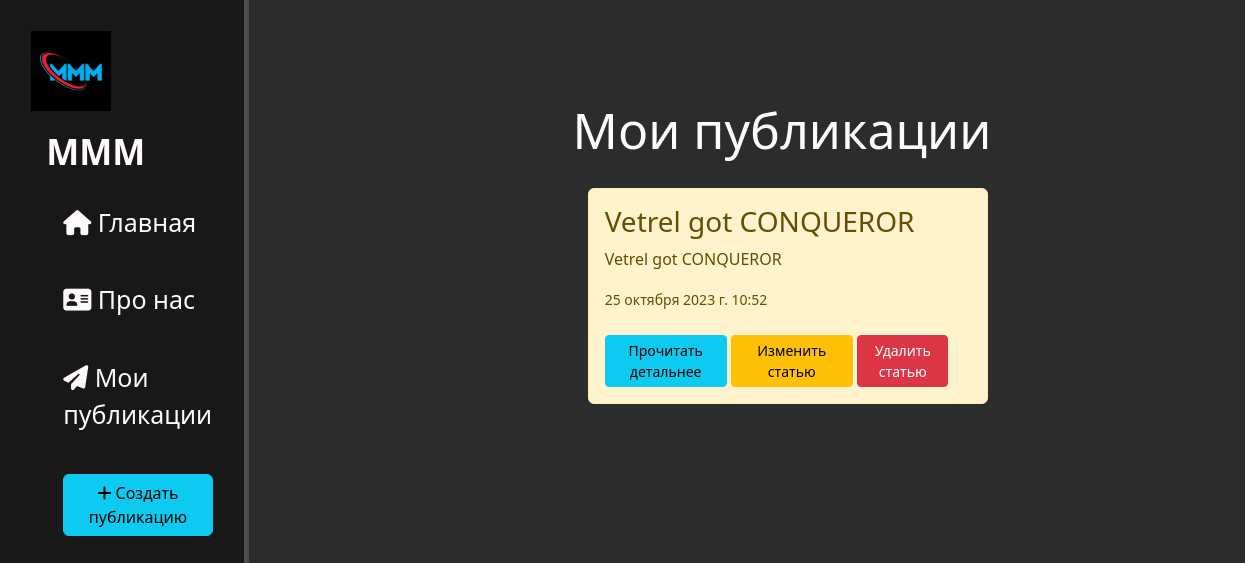
Before: /news/ with the older database file.
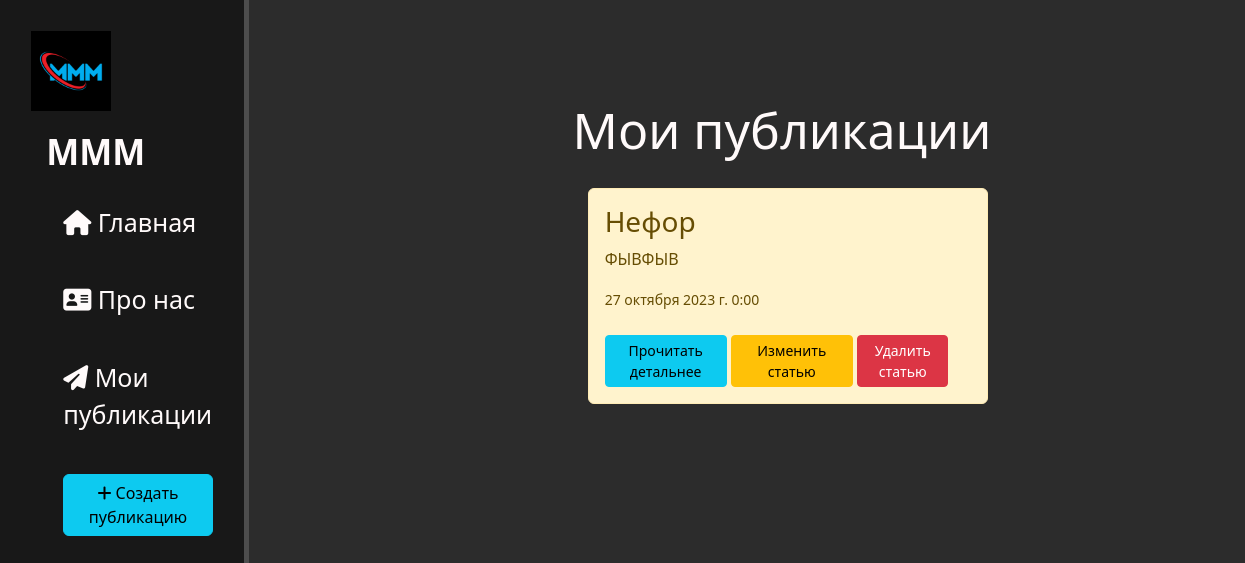
After: the same page with the newer database file.
### news/models.py (models this page shows, shortened)
class Artiles(models.Model):
    title = models.CharField('Название', max_length=50)
    anons = models.CharField('Анонс', max_length=255)
    full_text = models.TextField('Статья')
    date = models.DateTimeField('Дата публикации')
    class Meta:
        verbose_name = 'Новость'
        verbose_name_plural = 'Новости'

### news/views.py (the view)
# urls.py: path('', news_home, name="news_home"),
def news_home(request):
    news = Artiles.objects.order_by('-date')
    return render(request, 'news_home.html', {'news':news})

### news/templates/news_home.html (shortened to what this page needs)
{% extends "layout.html" %}
{% block content %}
    <div class="features">
        <h1>Мои публикации</h1>
        {% if news %}
            {% for element in news %}
                <div class="alert alert-warning">
                    <h3>{{ element.title }}</h3>
                    <p>{{ element.anons }}</p>
                    <small>{{ element.date }}</small><br><br>
                    <a href="{% url 'news_detail' element.id %}" class="btn btn-sm col-sm-4 btn-info">Прочитать детальнее</a>
                    <a href="{% url 'news_update' element.id %}" class="btn btn-sm col-sm-4 btn-warning">Изменить статью</a>
                    <a href="{% url 'news_delete' element.id %}" class="btn btn-sm col-sm-3 btn-danger">Удалить статью</a>
                </div>
            {% endfor %}
        {% else %}
            <p>У вас нет записей!😪😪😪</p>
        {% endif %}
    </div>
{% endblock content %}

### main/templates/layout.html (shortened to what this page needs)
{% load static %}
<!DOCTYPE html>
<html lang="ru">
<head>
    <link rel="stylesheet" href="https://cdn.jsdelivr.net/npm/bootstrap@5.2.3/dist/css/bootstrap.min.css">
    <link rel="stylesheet" href="https://cdnjs.cloudflare.com/ajax/libs/font-awesome/6.4.2/css/all.min.css">
    <link rel="stylesheet" type="text/css" href="{% static "css/main.css" %}">
</head>
<body>
    <aside>
        <img src="{% static 'img/MMM.jpg' %}">
        <span class="logo">MMM</span>
        <ul>
            <a href="{% url "home" %}"><li><i class="fas fa-home"></i> Главная</li></a>
            <a href="{% url "about" %}"><li><i class="fa-solid fa-address-card"></i> Про нас</li></a>
            <a href="{% url "news_home" %}"><li><i class="fa-solid fa-paper-plane"></i> Мои публикации</li></a>
            <a href="{% url "create_news" %}"><li><button class="btn btn-info"><i class="fa-solid fa-plus"></i> Создать публикацию</button></li></a>
        </ul>
    </aside>
    <main>
        {% block content %}
        {% endblock content %}
    </main>
</body>
</html>

### main/static/css/main.css (style rules this page uses)
body { background-color: #2c2c2c; color: #fffafa; }
aside { float: left; background-color: #181818; width: 20%; padding: 2.5%; height: 115vh; border-right: solid 5px #4d4d4d; }
aside > img { width: 80px; height: 80px; float: left; }
aside > .logo { font-size: 35px; margin-left: 15px; font-weight: bold; position: relative; top: 15px; }
aside > ul { list-style: none; }
aside > ul > a { text-decoration: none; font-size: 25px; color: #fffafa; display: block; margin-top: 40px; transition: transform 0.5s ease; }
main > .features { float: left; margin-top: 100px; text-align: center; width: 80%; height: 100vh; }
main > .features > h1 { font-size: 50px; position: relative; left: 35px; }
.alert-warning { transition: transform 0.5s ease; float: left; clear: both; width: 400px; margin: 20px 34%; text-align: left; }

Changed rows visible on the page:
removed Artiles: title "Vetrel got CONQUEROR", anons "Vetrel got CONQUEROR", date "25 октября 2023 г. 10:52"
added Artiles: title "Нефор", anons "ФЫВФЫВ", date "27 октября 2023 г. 0:00"
